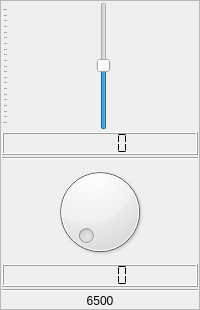
                     <widget class="QFrame" name="verticalFrame_33">
                      <property name="frameShape">
                       <enum>QFrame::StyledPanel</enum>
                      </property>
                      <layout class="QVBoxLayout" name="verticalLayout_35">
                       <property name="spacing">
                        <number>2</number>
                       </property>
                       <property name="leftMargin">
                        <number>1</number>
                       </property>
                       <property name="topMargin">
                        <number>1</number>
                       </property>
                       <property name="rightMargin">
                        <number>1</number>
                       </property>
                       <property name="bottomMargin">
                        <number>1</number>
                       </property>
                       <item>
                        <widget class="QSlider" name="eq_sld_24">
                         <property name="sizePolicy">
                          <sizepolicy hsizetype="Preferred" vsizetype="Expanding">
                           <horstretch>0</horstretch>
                           <verstretch>0</verstretch>
                          </sizepolicy>
                         </property>
                         <property name="minimumSize">
                          <size>
                           <width>0</width>
                           <height>128</height>
                          </size>
                         </property>
                         <property name="minimum">
                          <number>-300</number>
                         </property>
                         <property name="maximum">
                          <number>300</number>
                         </property>
                         <property name="singleStep">
                          <number>10</number>
                         </property>
                         <property name="value">
                          <number>1</number>
                         </property>
                         <property name="orientation">
                          <enum>Qt::Vertical</enum>
                         </property>
                         <property name="tickPosition">
                          <enum>QSlider::TicksAbove</enum>
                         </property>
                         <property name="tickInterval">
                          <number>30</number>
                         </property>
                        </widget>
                       </item>
                       <item>
                        <widget class="QLCDNumber" name="lcdNumber_95">
                         <property name="smallDecimalPoint">
                          <bool>true</bool>
                         </property>
                         <property name="segmentStyle">
                          <enum>QLCDNumber::Flat</enum>
                         </property>
                        </widget>
                       </item>
                       <item>
                        <widget class="Line" name="line_78">
                         <property name="orientation">
                          <enum>Qt::Horizontal</enum>
                         </property>
                        </widget>
                       </item>
                       <item>
                        <widget class="QDial" name="dial_24">
                         <property name="maximumSize">
                          <size>
                           <width>16777215</width>
                           <height>16777215</height>
                          </size>
                         </property>
                         <property name="minimum">
                          <number>1</number>
                         </property>
                         <property name="maximum">
                          <number>500</number>
                         </property>
                         <property name="singleStep">
                          <number>10</number>
                         </property>
                        </widget>
                       </item>
                       <item>
                        <widget class="QLCDNumber" name="lcdNumber_54">
                         <property name="smallDecimalPoint">
                          <bool>true</bool>
                         </property>
                         <property name="segmentStyle">
                          <enum>QLCDNumber::Flat</enum>
                         </property>
                        </widget>
                       </item>
                       <item>
                        <widget class="Line" name="line_24">
                         <property name="orientation">
                          <enum>Qt::Horizontal</enum>
                         </property>
                        </widget>
                       </item>
                       <item>
                        <widget class="QLabel" name="label_60">
                         <property name="text">
                          <string>6500</string>
                         </property>
                         <property name="scaledContents">
                          <bool>true</bool>
                         </property>
                         <property name="alignment">
                          <set>Qt::AlignCenter</set>
                         </property>
                        </widget>
                       </item>
                      </layout>
                     </widget>
